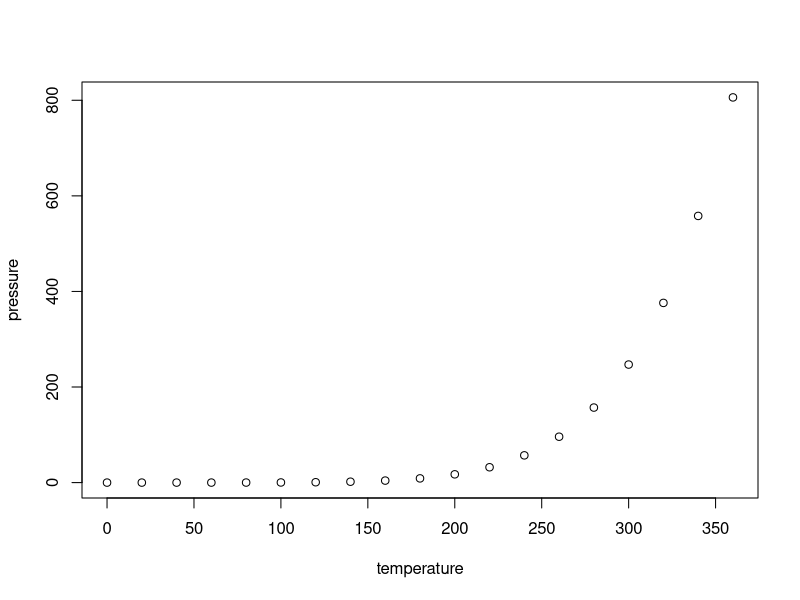
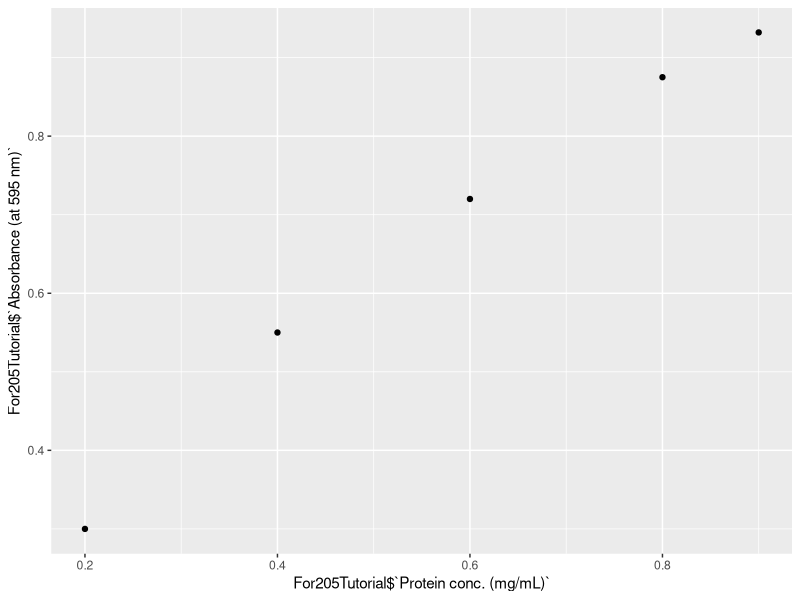
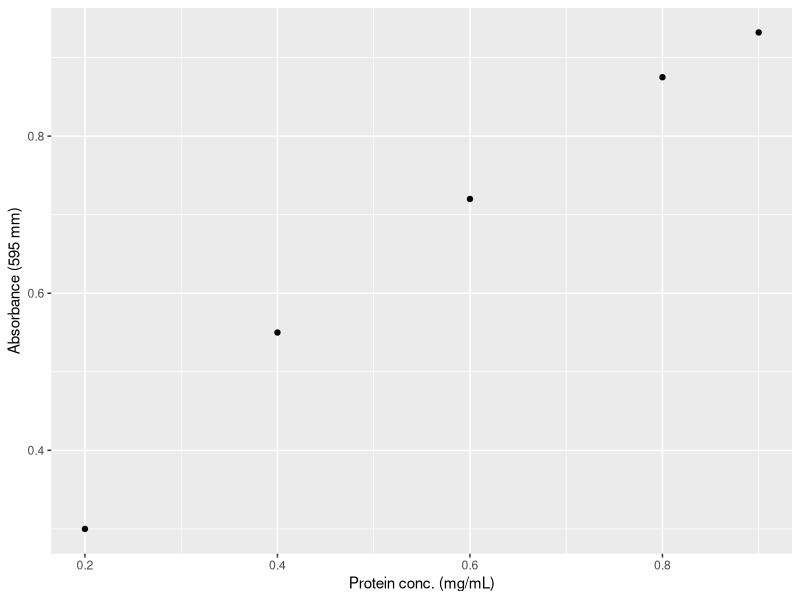

R code for these plots, in order:
## ---- chunk 1
knitr::opts_chunk$set(echo = TRUE)
## ---- chunk 2

## ---- chunk 3
summary(cars)
## ---- chunk 4
plot(pressure)
## ---- chunk 5
library(readxl)
For205Tutorial <- read_excel("For205Tutorial.xlsx")
print(For205Tutorial)
## ---- chunk 6
print(For205Tutorial)
## ---- chunk 7
install.packages('ggplot2')
## ---- chunk 8
library(ggplot2)
## ---- chunk 9
ggplot(For205Tutorial) +
  aes(For205Tutorial$`Protein conc. (mg/mL)`, For205Tutorial$`Absorbance (at 595 nm)`) +
  geom_point()
## ---- chunk 10
ggplot(For205Tutorial) +
  aes(For205Tutorial$`Protein conc. (mg/mL)`, For205Tutorial$`Absorbance (at 595 nm)`) +
  geom_point() +
  xlab("Protein conc. (mg/mL)") +
  ylab("Absorbance (595 mm)")
